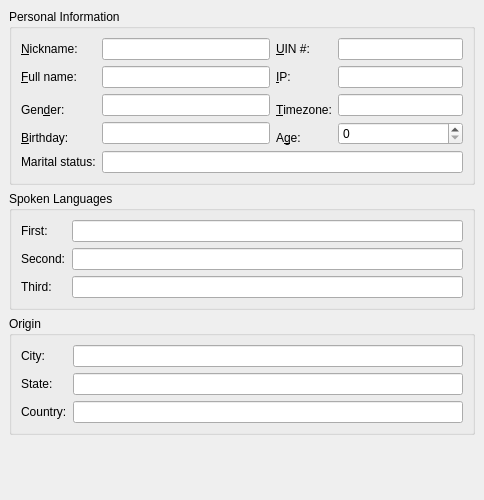
<ui version="4.0" >
 <class>ICQGeneralInfoWidget</class>
 <widget class="QWidget" name="ICQGeneralInfoWidget" >
  <property name="geometry" >
   <rect>
    <x>0</x>
    <y>0</y>
    <width>484</width>
    <height>500</height>
   </rect>
  </property>
  <layout class="QVBoxLayout" >
   <property name="margin" >
    <number>9</number>
   </property>
   <property name="spacing" >
    <number>6</number>
   </property>
   <item>
    <widget class="QGroupBox" name="groupBox" >
     <property name="title" >
      <string>Personal Information</string>
     </property>
     <layout class="QGridLayout" >
      <property name="margin" >
       <number>9</number>
      </property>
      <property name="spacing" >
       <number>6</number>
      </property>
      <item row="4" column="2" >
       <widget class="QLabel" name="textLabel10" >
        <property name="sizePolicy" >
         <sizepolicy>
          <hsizetype>0</hsizetype>
          <vsizetype>5</vsizetype>
          <horstretch>0</horstretch>
          <verstretch>0</verstretch>
         </sizepolicy>
        </property>
        <property name="text" >
         <string>A&amp;ge:</string>
        </property>
        <property name="buddy" >
         <cstring>ageSpinBox</cstring>
        </property>
       </widget>
      </item>
      <item row="1" column="3" >
       <widget class="QLineEdit" name="ipEdit" >
        <property name="sizePolicy" >
         <sizepolicy>
          <hsizetype>7</hsizetype>
          <vsizetype>0</vsizetype>
          <horstretch>0</horstretch>
          <verstretch>0</verstretch>
         </sizepolicy>
        </property>
        <property name="minimumSize" >
         <size>
          <width>125</width>
          <height>0</height>
         </size>
        </property>
        <property name="text" >
         <string/>
        </property>
        <property name="readOnly" >
         <bool>true</bool>
        </property>
       </widget>
      </item>
      <item row="5" column="0" >
       <widget class="QLabel" name="maritalLabel" >
        <property name="text" >
         <string>Marital status:</string>
        </property>
       </widget>
      </item>
      <item row="2" column="3" >
       <widget class="QLineEdit" name="timezoneEdit" >
        <property name="readOnly" >
         <bool>true</bool>
        </property>
       </widget>
      </item>
      <item row="5" column="1" colspan="3" >
       <widget class="QLineEdit" name="marital" >
        <property name="readOnly" >
         <bool>true</bool>
        </property>
       </widget>
      </item>
      <item row="2" column="1" >
       <widget class="QLineEdit" name="genderEdit" >
        <property name="readOnly" >
         <bool>true</bool>
        </property>
       </widget>
      </item>
      <item row="1" column="0" >
       <widget class="QLabel" name="fullNameLabel" >
        <property name="text" >
         <string>&amp;Full name:</string>
        </property>
        <property name="buddy" >
         <cstring>fullNameEdit</cstring>
        </property>
       </widget>
      </item>
      <item row="4" column="0" >
       <widget class="QLabel" name="birthdayLabel" >
        <property name="text" >
         <string>&amp;Birthday:</string>
        </property>
        <property name="buddy" >
         <cstring>birthday</cstring>
        </property>
       </widget>
      </item>
      <item row="1" column="2" >
       <widget class="QLabel" name="ipLabel" >
        <property name="text" >
         <string>&amp;IP:</string>
        </property>
        <property name="buddy" >
         <cstring>ipEdit</cstring>
        </property>
       </widget>
      </item>
      <item row="1" column="1" >
       <widget class="QLineEdit" name="fullNameEdit" >
        <property name="readOnly" >
         <bool>true</bool>
        </property>
       </widget>
      </item>
      <item rowspan="2" row="2" column="2" >
       <widget class="QLabel" name="textLabel7" >
        <property name="text" >
         <string>&amp;Timezone:</string>
        </property>
        <property name="buddy" >
         <cstring>timezoneEdit</cstring>
        </property>
       </widget>
      </item>
      <item rowspan="2" row="3" column="1" >
       <widget class="QLineEdit" name="birthday" >
        <property name="readOnly" >
         <bool>true</bool>
        </property>
       </widget>
      </item>
      <item rowspan="2" row="2" column="0" >
       <widget class="QLabel" name="textLabel6" >
        <property name="text" >
         <string>Gen&amp;der:</string>
        </property>
        <property name="buddy" >
         <cstring>genderEdit</cstring>
        </property>
       </widget>
      </item>
      <item rowspan="2" row="3" column="3" >
       <widget class="QSpinBox" name="ageSpinBox" />
      </item>
      <item row="0" column="3" >
       <widget class="QLineEdit" name="uinEdit" >
        <property name="sizePolicy" >
         <sizepolicy>
          <hsizetype>7</hsizetype>
          <vsizetype>0</vsizetype>
          <horstretch>1</horstretch>
          <verstretch>0</verstretch>
         </sizepolicy>
        </property>
        <property name="readOnly" >
         <bool>true</bool>
        </property>
       </widget>
      </item>
      <item row="0" column="2" >
       <widget class="QLabel" name="uinLabel" >
        <property name="text" >
         <string>&amp;UIN #:</string>
        </property>
        <property name="buddy" >
         <cstring>uinEdit</cstring>
        </property>
       </widget>
      </item>
      <item row="0" column="1" >
       <widget class="QLineEdit" name="nickNameEdit" >
        <property name="sizePolicy" >
         <sizepolicy>
          <hsizetype>7</hsizetype>
          <vsizetype>0</vsizetype>
          <horstretch>2</horstretch>
          <verstretch>0</verstretch>
         </sizepolicy>
        </property>
        <property name="readOnly" >
         <bool>true</bool>
        </property>
       </widget>
      </item>
      <item row="0" column="0" >
       <widget class="QLabel" name="nickNameLabel" >
        <property name="text" >
         <string>&amp;Nickname:</string>
        </property>
        <property name="buddy" >
         <cstring>nickNameEdit</cstring>
        </property>
       </widget>
      </item>
     </layout>
    </widget>
   </item>
   <item>
    <widget class="QGroupBox" name="groupBox_2" >
     <property name="title" >
      <string>Spoken Languages</string>
     </property>
     <layout class="QGridLayout" >
      <property name="margin" >
       <number>9</number>
      </property>
      <property name="spacing" >
       <number>6</number>
      </property>
      <item row="0" column="1" >
       <widget class="QLineEdit" name="language1Edit" >
        <property name="sizePolicy" >
         <sizepolicy>
          <hsizetype>7</hsizetype>
          <vsizetype>0</vsizetype>
          <horstretch>0</horstretch>
          <verstretch>0</verstretch>
         </sizepolicy>
        </property>
        <property name="readOnly" >
         <bool>true</bool>
        </property>
       </widget>
      </item>
      <item row="2" column="1" >
       <widget class="QLineEdit" name="language3Edit" >
        <property name="readOnly" >
         <bool>true</bool>
        </property>
       </widget>
      </item>
      <item row="2" column="0" >
       <widget class="QLabel" name="language3Label" >
        <property name="text" >
         <string>Third:</string>
        </property>
       </widget>
      </item>
      <item row="1" column="1" >
       <widget class="QLineEdit" name="language2Edit" >
        <property name="readOnly" >
         <bool>true</bool>
        </property>
       </widget>
      </item>
      <item row="1" column="0" >
       <widget class="QLabel" name="language2Label" >
        <property name="text" >
         <string>Second:</string>
        </property>
       </widget>
      </item>
      <item row="0" column="0" >
       <widget class="QLabel" name="language1Label" >
        <property name="text" >
         <string>First:</string>
        </property>
       </widget>
      </item>
     </layout>
    </widget>
   </item>
   <item>
    <widget class="QGroupBox" name="groupBox_3" >
     <property name="title" >
      <string>Origin</string>
     </property>
     <layout class="QGridLayout" >
      <property name="margin" >
       <number>9</number>
      </property>
      <property name="spacing" >
       <number>6</number>
      </property>
      <item row="0" column="0" >
       <widget class="QLabel" name="textLabel2_2" >
        <property name="text" >
         <string>City:</string>
        </property>
       </widget>
      </item>
      <item row="1" column="0" >
       <widget class="QLabel" name="textLabel1_2" >
        <property name="text" >
         <string>State:</string>
        </property>
       </widget>
      </item>
      <item row="1" column="1" >
       <widget class="QLineEdit" name="oStateEdit" >
        <property name="readOnly" >
         <bool>true</bool>
        </property>
       </widget>
      </item>
      <item row="2" column="0" >
       <widget class="QLabel" name="textLabel3_2" >
        <property name="text" >
         <string>Country:</string>
        </property>
       </widget>
      </item>
      <item row="2" column="1" >
       <widget class="QLineEdit" name="oCountryEdit" >
        <property name="readOnly" >
         <bool>true</bool>
        </property>
       </widget>
      </item>
      <item row="0" column="1" >
       <widget class="QLineEdit" name="oCityEdit" >
        <property name="sizePolicy" >
         <sizepolicy>
          <hsizetype>7</hsizetype>
          <vsizetype>0</vsizetype>
          <horstretch>0</horstretch>
          <verstretch>0</verstretch>
         </sizepolicy>
        </property>
        <property name="readOnly" >
         <bool>true</bool>
        </property>
       </widget>
      </item>
     </layout>
    </widget>
   </item>
   <item>
    <spacer>
     <property name="orientation" >
      <enum>Qt::Vertical</enum>
     </property>
     <property name="sizeType" >
      <enum>QSizePolicy::Expanding</enum>
     </property>
     <property name="sizeHint" >
      <size>
       <width>466</width>
       <height>16</height>
      </size>
     </property>
    </spacer>
   </item>
  </layout>
 </widget>
 <layoutdefault spacing="6" margin="11" />
 <pixmapfunction>qPixmapFromMimeSource</pixmapfunction>
 <tabstops>
  <tabstop>nickNameEdit</tabstop>
  <tabstop>uinEdit</tabstop>
  <tabstop>fullNameEdit</tabstop>
  <tabstop>ipEdit</tabstop>
  <tabstop>genderEdit</tabstop>
  <tabstop>timezoneEdit</tabstop>
  <tabstop>birthday</tabstop>
  <tabstop>ageSpinBox</tabstop>
  <tabstop>marital</tabstop>
  <tabstop>language1Edit</tabstop>
  <tabstop>language2Edit</tabstop>
  <tabstop>language3Edit</tabstop>
  <tabstop>oCityEdit</tabstop>
  <tabstop>oStateEdit</tabstop>
  <tabstop>oCountryEdit</tabstop>
 </tabstops>
 <resources/>
 <connections/>
</ui>
